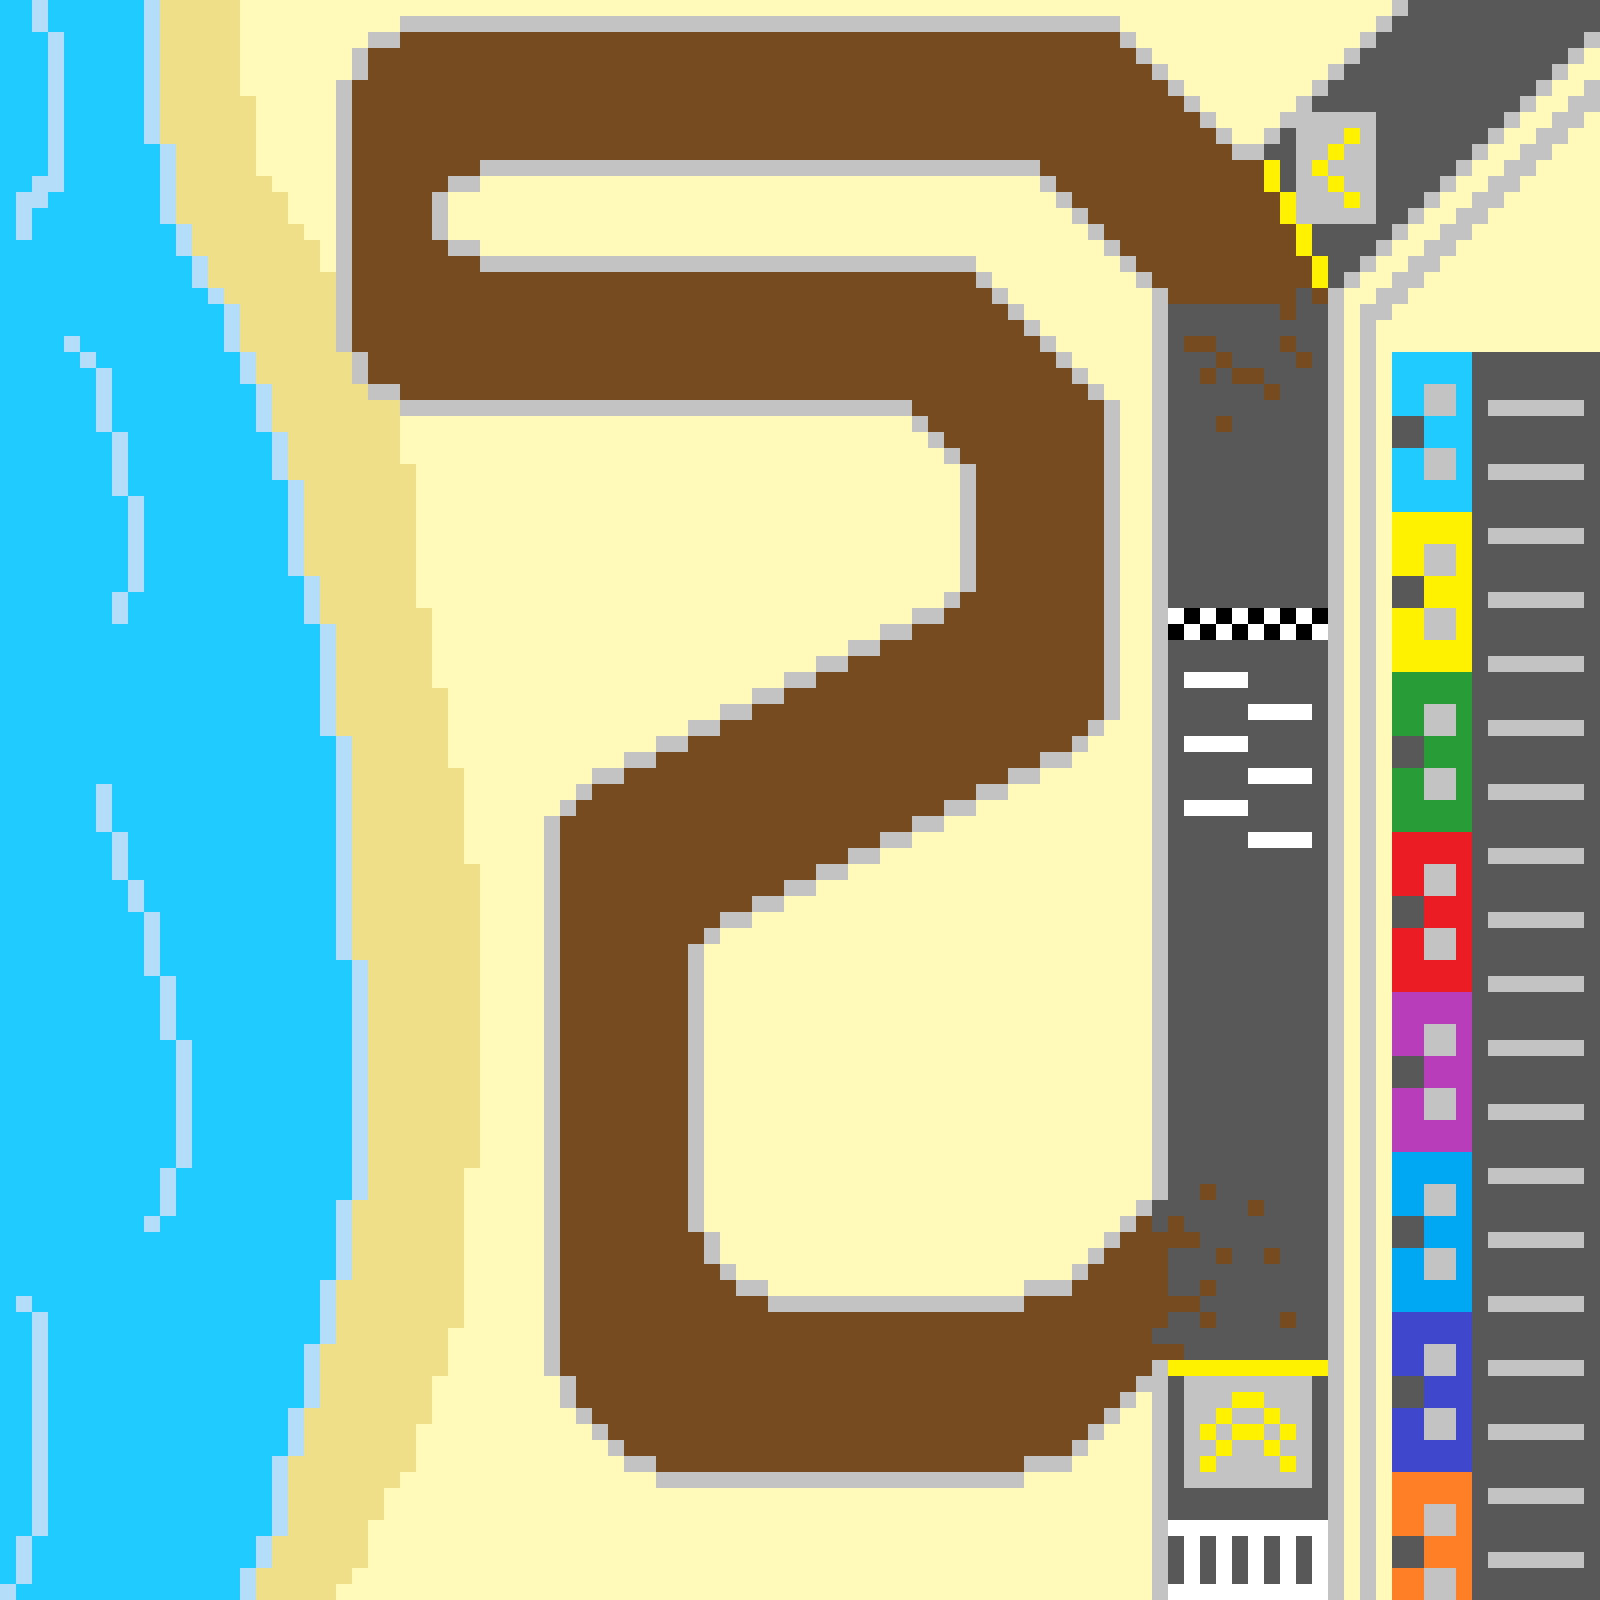

Tiled map render using the project's own tile images. Description and the map definition, with tile-layer contents summarised, below:
An orthogonal 100x100 tile map with 16x16 px tiles, 1 tile layer (Track) and 36 objects (StartingLine, StartingPoint).

<map version="1.2" tiledversion="1.3.2" orientation="orthogonal" renderorder="right-down" compressionlevel="0" width="100" height="100" tilewidth="16" tileheight="16" infinite="0" nextlayerid="7" nextobjectid="2012">
 <tileset firstgid="1" source="officialTileset_v3.tsx" />
 <layer id="1" name="Track" width="100" height="100">
  <data>[10000 cells, 10000 non-empty, 16 distinct tile ids]</data>
 </layer>
 <objectgroup id="2" name="Walls">
  <object id="1" x="463.818" y="32">
   <polygon points="0,0 639.818,0 768.364,127.818 784.909,127.273 848,255.818 864.545,289.091 864.182,1327.45 688.182,1328.36 592,1423.09 560.727,1424.18 543.818,1440.18 224,1440.36 175.636,1424.18 111.818,1359.82 95.8182,1311.64 96.1818,799.818 159.455,751.818 479.636,592 496.182,576 511.818,559.818 512.182,431.818 447.636,367.818 -31.8182,368.727 -64.1818,352.727 -95.8182,320.727 -112.182,288 -112,63.4545 -96,48.1818 -64.9091,16 -47.2727,-0.545455" />
  </object>
  <object id="2" x="511.455" y="160">
   <polygon points="0,0 528.182,0.727273 656,128 656.182,1039.45 559.818,1135.64 512,1151.82 256.909,1151.45 225.091,1135.09 193.091,1103.64 177.091,1071.82 176.545,784 192.364,768.727 208.727,752.364 400.545,656.182 561.091,576.727 576.727,560 592.182,543.091 592.727,256.364 448.545,111.818 -30.5455,112 -63.4545,95.6364 -79.2727,79.4545 -79.2727,32.1818 -62.9091,15.4545 -31.0909,0.363636" />
  </object>
  <object id="3" x="416.727" y="31.4545">
   <polygon points="0,0 82.1818,0.727273 46.1818,-10.9091" />
  </object>
  <object id="4" x="480.727" y="160.545">
   <polygon points="0,0 74,-0.363636 30.9091,13.4545" />
  </object>
 </objectgroup>
 <objectgroup id="6" name="Mud">
  <object id="1978" x="1152" y="64">
   <polygon points="0,0 -33,-32 -752,-32 -670,100 -113,97" />
  </object>
  <object id="1979" x="481" y="163">
   <polygon points="0,0 -2,238 -96,239 -129,189 -132,-86 -82,-134" />
  </object>
  <object id="1980" x="479" y="402">
   <polygon points="0,0 607,-5 493,-129 1,-131" />
  </object>
  <object id="1981" x="910" y="398">
   <polygon points="0,0 1,433 194,320 194,1" />
  </object>
  <object id="1982" x="911" y="832">
   <polygon points="0,0 -222,113 -352,113 -352,-14 -1,-204" />
  </object>
  <object id="1983" x="689" y="945">
   <polygon points="0,0 -130,0 -131,431 -68,513 -3,531" />
  </object>
  <object id="1984" x="690" y="1218">
   <polygon points="0,0 460,-1 462,155 380,252 -4,256" />
  </object>
  <object id="1985" x="1312" y="287">
   <polygon points="0,0 -64,-129 -159,-225 -273,-125 -144,16 -16,17" />
  </object>
  <object id="1986" x="1184" y="336" width="32" height="16" />
  <object id="1987" x="1280" y="302" width="16" height="16" />
  <object id="1988" x="1313" y="288" width="13" height="16" />
  <object id="1989" x="1280" y="335" width="15" height="17" />
  <object id="1990" x="1296" y="354" width="17" height="19" />
  <object id="1991" x="1264" y="385" width="16" height="15" />
  <object id="1992" x="1232" y="369" width="31" height="13" />
  <object id="1993" x="1216" y="353" width="16" height="15" />
  <object id="1994" x="1199" y="368" width="16" height="17" />
  <object id="1995" x="1217" y="415" width="15" height="18" />
  <object id="1996" x="1151" y="1232" width="17" height="95" />
  <object id="1997" x="1152" y="1345" width="32" height="16" />
  <object id="1998" x="1168" y="1298" width="32" height="16" />
  <object id="1999" x="1199" y="1281" width="17" height="17" />
  <object id="2000" x="1200" y="1314" width="16" height="15" />
  <object id="2001" x="1168" y="1219" width="15" height="29" />
  <object id="2003" x="1185" y="1233" width="15" height="16" />
  <object id="2004" x="1200" y="1183" width="15" height="17" />
  <object id="2007" x="1248" y="1200" width="16" height="18" />
  <object id="2008" x="1216" y="1248" width="16" height="16" />
  <object id="2009" x="1264" y="1248" width="17" height="16" />
  <object id="2010" x="1280" y="1312" width="16" height="17" />
 </objectgroup>
 <objectgroup id="3" name="Position">
  <object id="5" name="StartingLine" x="1168" y="608" width="160" height="32" />
  <object id="2011" name="StartingPoint" x="1248" y="656">
   <point />
  </object>
 </objectgroup>
</map>
